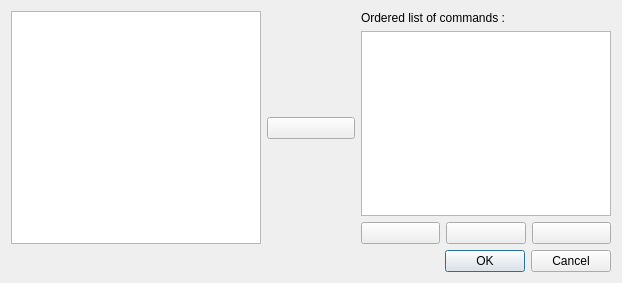
<?xml version="1.0" encoding="UTF-8"?>
<ui version="4.0">
 <class>UserQuickDialog</class>
 <widget class="QDialog" name="UserQuickDialog">
  <property name="geometry">
   <rect>
    <x>0</x>
    <y>0</y>
    <width>622</width>
    <height>283</height>
   </rect>
  </property>
  <property name="windowTitle">
   <string>Quick Build Command</string>
  </property>
  <layout class="QGridLayout" name="gridLayout_2">
   <item row="0" column="0">
    <layout class="QVBoxLayout" name="verticalLayout_2">
     <item>
      <widget class="QListWidget" name="commandWidget"/>
     </item>
    </layout>
   </item>
   <item row="0" column="1">
    <layout class="QVBoxLayout" name="verticalLayout">
     <item>
      <spacer name="verticalSpacer_2">
       <property name="orientation">
        <enum>Qt::Vertical</enum>
       </property>
       <property name="sizeHint" stdset="0">
        <size>
         <width>20</width>
         <height>40</height>
        </size>
       </property>
      </spacer>
     </item>
     <item>
      <widget class="QPushButton" name="addButton">
       <property name="text">
        <string/>
       </property>
       <property name="icon">
        <iconset theme="go-next"/>
       </property>
      </widget>
     </item>
     <item>
      <spacer name="verticalSpacer">
       <property name="orientation">
        <enum>Qt::Vertical</enum>
       </property>
       <property name="sizeHint" stdset="0">
        <size>
         <width>88</width>
         <height>40</height>
        </size>
       </property>
      </spacer>
     </item>
    </layout>
   </item>
   <item row="0" column="2">
    <layout class="QGridLayout" name="gridLayout">
     <item row="0" column="0" colspan="3">
      <widget class="QLabel" name="labelList">
       <property name="text">
        <string>Ordered list of commands :</string>
       </property>
      </widget>
     </item>
     <item row="1" column="0" colspan="3">
      <widget class="QListWidget" name="listWidget"/>
     </item>
     <item row="2" column="0">
      <widget class="QPushButton" name="upButton">
       <property name="text">
        <string/>
       </property>
       <property name="icon">
        <iconset theme="go-up"/>
       </property>
      </widget>
     </item>
     <item row="2" column="1">
      <widget class="QPushButton" name="downButton">
       <property name="text">
        <string/>
       </property>
       <property name="icon">
        <iconset theme="go-down"/>
       </property>
      </widget>
     </item>
     <item row="2" column="2">
      <widget class="QPushButton" name="deleteButton">
       <property name="text">
        <string/>
       </property>
       <property name="icon">
        <iconset theme="edit-delete"/>
       </property>
      </widget>
     </item>
    </layout>
   </item>
   <item row="1" column="0" colspan="3">
    <widget class="QDialogButtonBox" name="buttonBox">
     <property name="orientation">
      <enum>Qt::Horizontal</enum>
     </property>
     <property name="standardButtons">
      <set>QDialogButtonBox::Cancel|QDialogButtonBox::Ok</set>
     </property>
    </widget>
   </item>
  </layout>
 </widget>
 <tabstops>
  <tabstop>commandWidget</tabstop>
  <tabstop>addButton</tabstop>
  <tabstop>upButton</tabstop>
  <tabstop>downButton</tabstop>
  <tabstop>deleteButton</tabstop>
  <tabstop>buttonBox</tabstop>
  <tabstop>listWidget</tabstop>
 </tabstops>
 <resources/>
 <connections>
  <connection>
   <sender>buttonBox</sender>
   <signal>accepted()</signal>
   <receiver>UserQuickDialog</receiver>
   <slot>accept()</slot>
   <hints>
    <hint type="sourcelabel">
     <x>248</x>
     <y>254</y>
    </hint>
    <hint type="destinationlabel">
     <x>157</x>
     <y>274</y>
    </hint>
   </hints>
  </connection>
  <connection>
   <sender>buttonBox</sender>
   <signal>rejected()</signal>
   <receiver>UserQuickDialog</receiver>
   <slot>reject()</slot>
   <hints>
    <hint type="sourcelabel">
     <x>316</x>
     <y>260</y>
    </hint>
    <hint type="destinationlabel">
     <x>286</x>
     <y>274</y>
    </hint>
   </hints>
  </connection>
 </connections>
</ui>
